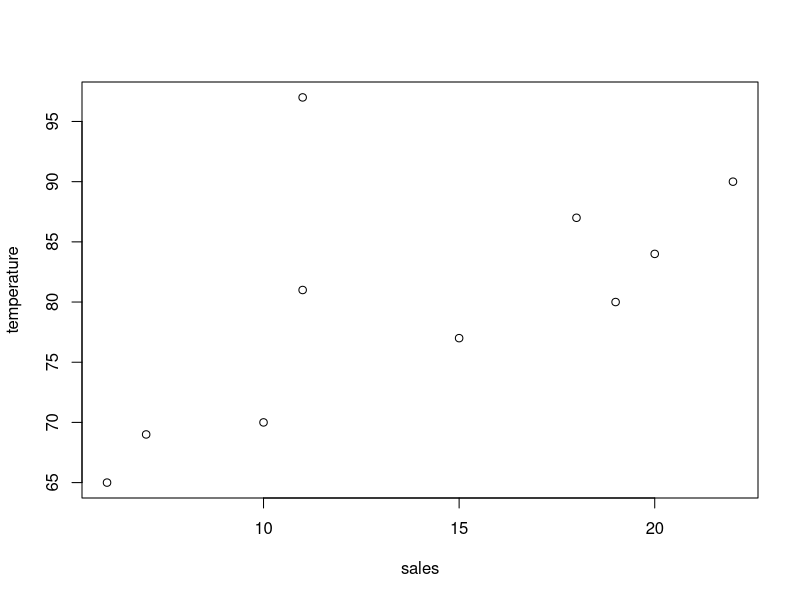

The R source for this figure:
if(!require('vcd',character.only = TRUE)) install.packages('vcd')
library(vcd)

# creating Vectors
sales <- c(7,11,15,20,19,11,18,10,6,22)
temperature = c(69,81,77,84,80,97,87,70,65,90)
sales
temperature 

# plotting scatter graph for sales ~ temperature
plot(sales,temperature)

# getting mean of temperature
mean_temperature <- mean(temperature)
mean_temperature

# Removing From Index 15
sales <- c(sales[-3])
sales
# Insert 16 at 2 index
sales <- append(sales,16,2)
sales 

# creating Vectors of String/Names
names <- c("Tom","Dick","Harry")
names

# creating Matrix of 2 column and 5 row
matrixx <- matrix(c(1:10),nrow=5,byrow=FALSE)
matrixx

# creating dataFrame from sales, temperature
icSales <- data.frame('Sales'= sales,'Temperature' = temperature)
icSales

print(str(icSales))

# finding summary of Data Frame
summaryx = summary(icSales)
summaryx

# Opening Student.csv file
student_data = read.csv("./Student.csv")
student_data
# Printing Variables of Student.csv
names(student_data)


# ref
# https://www.tutorialspoint.com/r/index.htm
# Book: R in Action Data Analysis and graphics with R by Robert I. Kabacoff

